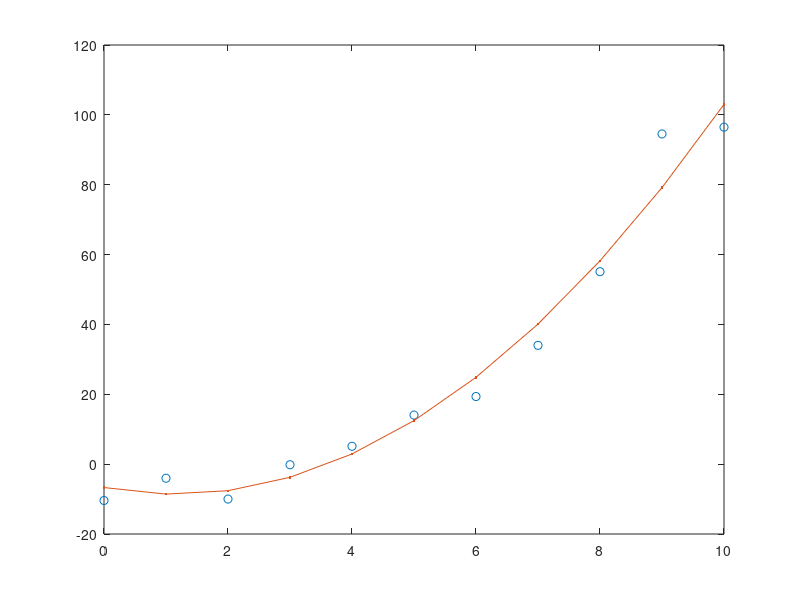

MATLAB code for this plot:
clear all; clc; close all;

x=0:10;
y=[-10.41,-4.03,-10.00,-0.17,5.12,14.05,19.36,34.01,55.10,94.54,96.47];

n=length(x);
z=[n,sum(x),sum(x.^2);sum(x),sum(x.^2),sum(x.^3);sum(x.^2),sum(x.^3),sum(x.^4)];
Y=[sum(y);sum(x.*y);sum(x.^2.*y)];
A=inv(z)*Y;
yb=mean(y);
St=sum((y-yb).^2);
Sr=sum((y-(A(1)+A(2)*x+A(3)*x.^2)).^2);
r2=(St-Sr)/St;
figure,plot(x,y,'o',x,A(1)+A(2)*x+A(3)*x.^2,'.-')